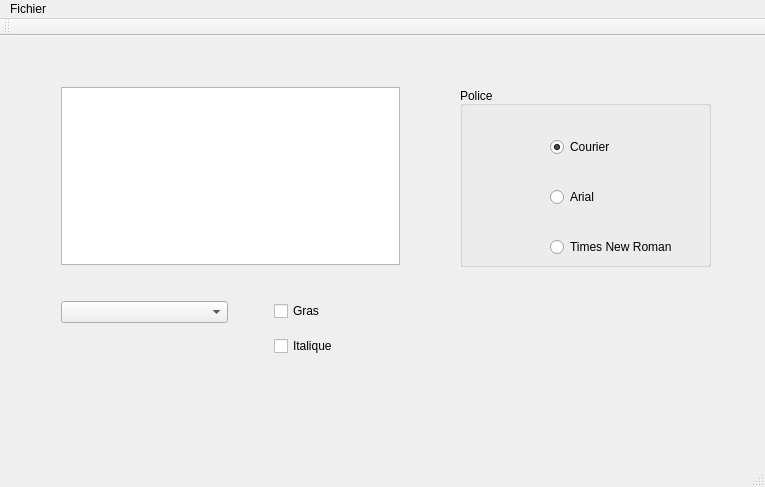
<?xml version="1.0" encoding="UTF-8"?>
<ui version="4.0">
 <class>MainWindow</class>
 <widget class="QMainWindow" name="MainWindow">
  <property name="geometry">
   <rect>
    <x>0</x>
    <y>0</y>
    <width>765</width>
    <height>487</height>
   </rect>
  </property>
  <property name="windowTitle">
   <string>Mon Editeur de Texte</string>
  </property>
  <widget class="QWidget" name="centralWidget">
   <widget class="QWidget" name="verticalLayoutWidget">
    <property name="geometry">
     <rect>
      <x>50</x>
      <y>40</y>
      <width>361</width>
      <height>381</height>
     </rect>
    </property>
    <layout class="QVBoxLayout" name="verticalLayoutZoneTexte" stretch="1,3">
     <item>
      <widget class="QPlainTextEdit" name="plainTextEditContenu">
       <property name="sizePolicy">
        <sizepolicy hsizetype="Expanding" vsizetype="Fixed">
         <horstretch>15</horstretch>
         <verstretch>0</verstretch>
        </sizepolicy>
       </property>
       <property name="font">
        <font>
         <family>Courier</family>
        </font>
       </property>
      </widget>
     </item>
     <item>
      <layout class="QHBoxLayout" name="horizontalLayoutBas" stretch="0,0">
       <property name="topMargin">
        <number>30</number>
       </property>
       <property name="bottomMargin">
        <number>90</number>
       </property>
       <item alignment="Qt::AlignTop">
        <widget class="QComboBox" name="comboBoxCouleur">
         <property name="editable">
          <bool>false</bool>
         </property>
         <property name="currentText">
          <string/>
         </property>
        </widget>
       </item>
       <item>
        <layout class="QVBoxLayout" name="verticalLayoutTexteStyle">
         <property name="spacing">
          <number>15</number>
         </property>
         <property name="leftMargin">
          <number>40</number>
         </property>
         <item alignment="Qt::AlignLeft|Qt::AlignTop">
          <widget class="QCheckBox" name="checkBoxGras">
           <property name="toolTipDuration">
            <number>10</number>
           </property>
           <property name="text">
            <string>Gras</string>
           </property>
          </widget>
         </item>
         <item alignment="Qt::AlignLeft">
          <widget class="QCheckBox" name="checkBoxItalique">
           <property name="text">
            <string>Italique</string>
           </property>
          </widget>
         </item>
        </layout>
       </item>
      </layout>
     </item>
    </layout>
   </widget>
   <widget class="QGroupBox" name="groupBoxPolice">
    <property name="geometry">
     <rect>
      <x>460</x>
      <y>50</y>
      <width>251</width>
      <height>181</height>
     </rect>
    </property>
    <property name="font">
     <font>
      <strikeout>false</strikeout>
      <kerning>true</kerning>
     </font>
    </property>
    <property name="title">
     <string>Police</string>
    </property>
    <property name="alignment">
     <set>Qt::AlignBottom|Qt::AlignLeading|Qt::AlignLeft</set>
    </property>
    <property name="flat">
     <bool>false</bool>
    </property>
    <widget class="QRadioButton" name="radioBtnCourier">
     <property name="geometry">
      <rect>
       <x>90</x>
       <y>50</y>
       <width>100</width>
       <height>22</height>
      </rect>
     </property>
     <property name="text">
      <string>Courier</string>
     </property>
     <property name="checked">
      <bool>true</bool>
     </property>
    </widget>
    <widget class="QRadioButton" name="radioBtnArial">
     <property name="geometry">
      <rect>
       <x>90</x>
       <y>100</y>
       <width>100</width>
       <height>22</height>
      </rect>
     </property>
     <property name="text">
      <string>Arial</string>
     </property>
    </widget>
    <widget class="QRadioButton" name="radioBtnTNR">
     <property name="geometry">
      <rect>
       <x>90</x>
       <y>150</y>
       <width>141</width>
       <height>22</height>
      </rect>
     </property>
     <property name="text">
      <string>Times New Roman</string>
     </property>
    </widget>
   </widget>
  </widget>
  <widget class="QMenuBar" name="menuBar">
   <property name="geometry">
    <rect>
     <x>0</x>
     <y>0</y>
     <width>765</width>
     <height>22</height>
    </rect>
   </property>
   <widget class="QMenu" name="menuFichier">
    <property name="title">
     <string>Fichier</string>
    </property>
    <addaction name="actionOuvrir"/>
    <addaction name="actionEnregistrer_Param_tres"/>
    <addaction name="actionA_propos"/>
   </widget>
   <addaction name="menuFichier"/>
  </widget>
  <widget class="QToolBar" name="mainToolBar">
   <attribute name="toolBarArea">
    <enum>TopToolBarArea</enum>
   </attribute>
   <attribute name="toolBarBreak">
    <bool>false</bool>
   </attribute>
  </widget>
  <widget class="QStatusBar" name="statusBar"/>
  <action name="actionOuvrir">
   <property name="text">
    <string>Ouvrir</string>
   </property>
   <property name="shortcut">
    <string>Meta+O</string>
   </property>
  </action>
  <action name="actionEnregistrer_Param_tres">
   <property name="text">
    <string>Enregistrer Paramètres</string>
   </property>
   <property name="shortcut">
    <string>Meta+S</string>
   </property>
  </action>
  <action name="actionA_propos">
   <property name="text">
    <string>A propos</string>
   </property>
  </action>
 </widget>
 <layoutdefault spacing="6" margin="11"/>
 <resources/>
 <connections/>
</ui>
